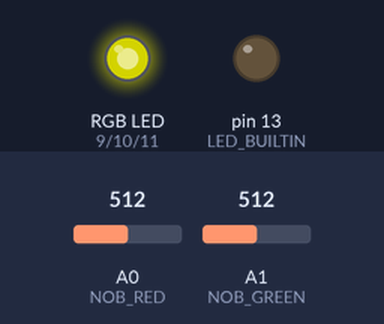
Bench run of a program on a simulated Arduino Uno, built with avr-gcc and run on an emulated ATmega328P. Parts: an RGB LED mixed from three pins (HIGH = lit), output pins drawn as LEDs (lit = HIGH). The test bench sets the inputs (shaded band); at power-on: A0 (NOB_RED) = 512, A1 (NOB_GREEN) = 512. Dim RGB values are drawn brighter than linear; what the program prints to the serial monitor is not drawn.

Above: at 1.2 s.
1.3 s: A0 (NOB_RED) set to 716
At 2.1 s:
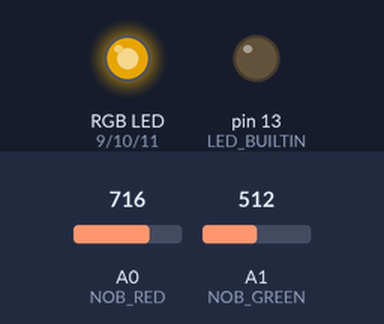
2.8 s: A1 (NOB_GREEN) set to 716
At 4.0 s:
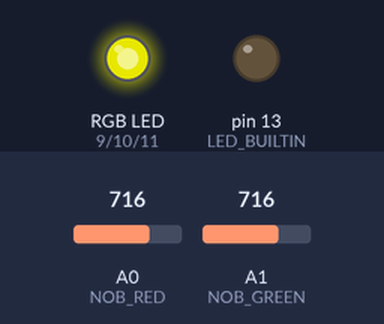
4.3 s: A0 (NOB_RED) set to 900
At 5.5 s:
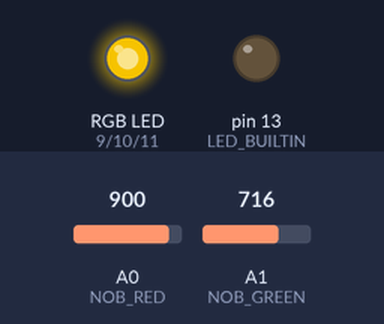
5.8 s: A1 (NOB_GREEN) set to 900
At 6.5 s:
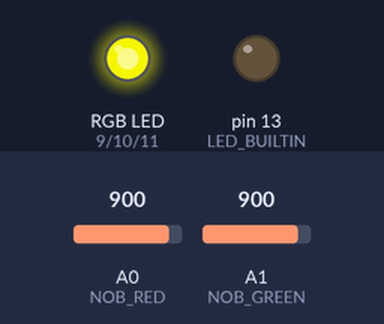
7.3 s: A0 (NOB_RED) set to 511
At 7.8 s:
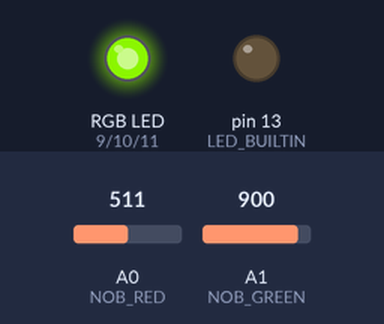
8.8 s: A1 (NOB_GREEN) set to 122
At 9.9 s:
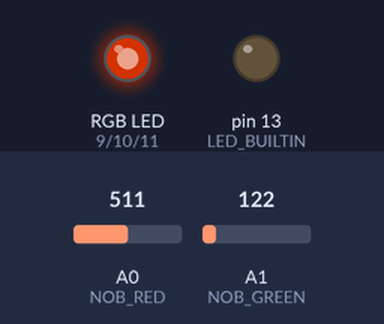
Timing chart, 0 to 11.3 s (numbered marks = the images above; inputs shaded):
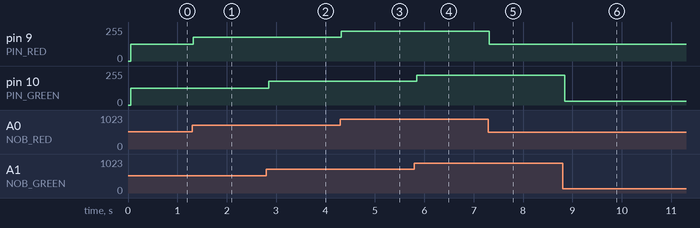

The program:

main.cpp
```cpp
#include <Arduino.h>

// Definindo os pinos dos LEDs RGB
#define PIN_RED    9  // GPIO9
#define PIN_GREEN  10 // GPIO10
#define PIN_BLUE   11 // GPIO11

// Definindo os pinos dos potenciômetros
#define NOB_RED    A0 // GPIOA0
#define NOB_GREEN  A1 // GPIOA1

// Variáveis de pinos do hardware
int nobPins[2] = {NOB_RED, NOB_GREEN}; // Pinos dos potenciômetros
int ledPins[3] = {PIN_RED, PIN_GREEN, PIN_BLUE}; // Pinos dos LEDs

// Variáveis globais para armazenar valores
int rgbValues[3] = {0, 0, 0};
int nobValues[2] = {0, 0};
int sliderValues[3] = {0, 0, 0};

// Variável para escolher entre slider e nob
bool tog[2] = {false, false};

// Declaração de funções
void updateValuesSlider(int, int);
void updateValuesNob();
void updateValuesRGB();
void sendData(int, int);


void setup() {
  Serial.begin(9600); // Inicializa a comunicação serial a 9600 bps

  // Configurando os LEDs como saídas
  for (int i = 0; i < 3; i++) {
    pinMode(ledPins[i], OUTPUT);
  }

  // Configurando os potenciômetros como entradas
  for (int i = 0; i < 2; i++) {
    pinMode(nobPins[i], INPUT);
  }

  pinMode(LED_BUILTIN, OUTPUT);
}


void loop() {
  delay(50);
  // Código principal do loop
  updateValuesNob();
  updateValuesRGB();
  Serial.println(rgbValues[0]);
  Serial.println(rgbValues[1]);
  Serial.println(rgbValues[2]);

}

void serialEvent() {
  static byte data[2];
  static int index = 0;
  static bool receiving = false;

  while (Serial.available()) {
    byte receivedByte = Serial.read();

    if (receivedByte == 'i') {  // Caractere 'i' encontrado
      receiving = true;         // Inicia a recepção dos dados
      index = 0;                // Reseta o índice
    } else if (receiving) {
      data[index] = receivedByte;
      index++;

      if (index == 2) { // Quando dois bytes são lidos, processar os dados
        // Armazenando valores lidos
        updateValuesSlider (data[0], data[1]);

        // Serial.print("Interrupção: Dados recebidos - ");
        // Serial.println(sliderValues[0]);
        // Serial.println(sliderValues[1]);
        // Serial.println(sliderValues[2]);

        // Reseta para a próxima leitura
        receiving = false;
      }
    }
  }
}

// Function to deal with receiving data
void updateValuesSlider(int identifier, int data) {

   // Depending on what is received, one global variable is updated
  switch (identifier) {
    case 0: // R data
      sliderValues[0] = data; // Storing slider value sent
      tog[0] = true; // Activating the use of the R slider
      break;

    case 1: // G data
      sliderValues[1] = data; // Storing slider value sent
      tog[1] = true; // Activating the use of the G slider
      break;

    case 2: // B data
      sliderValues[2] = data; // Storing slider value sent
      break;

    default:
      break;

  }
}

int oldValueRed = 0;
int oldValueGreen = 0;

// Função para lidar com os valores dos potenciômetros
void updateValuesNob() {
  // Definindo a tolerância para a mudança significativa
  const int gap = 6;

  // Variáveis para identificar movimento real do pot
  int newValueRed = 0;
  int newValueGreen = 0;


  newValueRed = map(analogRead(NOB_RED), 0, 1023, 0, 255);    // Valores iniciais de pot para considerar uma mudança
  newValueGreen = map(analogRead(NOB_GREEN), 0, 1023, 0, 255); // no futuro

  // Verifica a mudança nos valores e realiza a ação baseada nisso
  if (abs(newValueRed - oldValueRed) > gap) {
    tog[0] = false; // Ativa ação se houver mudança significativa no potenciômetro vermelho
    oldValueRed = newValueRed;
  }

  if (abs(newValueGreen - oldValueGreen) > gap) {
    tog[1] = false; // Ativa ação se houver mudança significativa no potenciômetro verde
    oldValueGreen = newValueGreen;
  }

  nobValues[0] = newValueRed;
  nobValues[1] = newValueGreen;
}


void updateValuesRGB(){
  // Atualizando valores dos LEDs no RGB
  for (int i = 0; i < 2; i++){
    // Operador ternário para atualizar o valor do led de acordo com a var tog
    rgbValues[i] = (tog[i]) ? sliderValues[i] : nobValues[i];
    if (!tog[i]) sendData(i, rgbValues[i]);
    analogWrite(ledPins[i], rgbValues[i]);
  }
  // Operador ternário para atualizar o valor do led de acordo com a var tog
  rgbValues[2] = sliderValues[2];
  analogWrite(ledPins[2], rgbValues[2]);
}

// Envia uma sequência de dados com o idenficador e o valor
void sendData(int identifier, int data){
  Serial.write('i');
  Serial.write(identifier);
  Serial.write(data);
}
```

Measured:
- after the input at 1.3 s, pin 9 (PIN_RED): 127/255 → 178/255 at once
- after the input at 2.8 s, pin 10 (PIN_GREEN): 127/255 → 178/255 after 0.05 s
- after the input at 4.3 s, pin 9 (PIN_RED): 178/255 → 224/255 at once
- after the input at 5.8 s, pin 10 (PIN_GREEN): 178/255 → 224/255 after 0.05 s
- after the input at 7.3 s, pin 9 (PIN_RED): 224/255 → 127/255 at once
- after the input at 8.8 s, pin 10 (PIN_GREEN): 224/255 → 30/255 after 0.05 s
